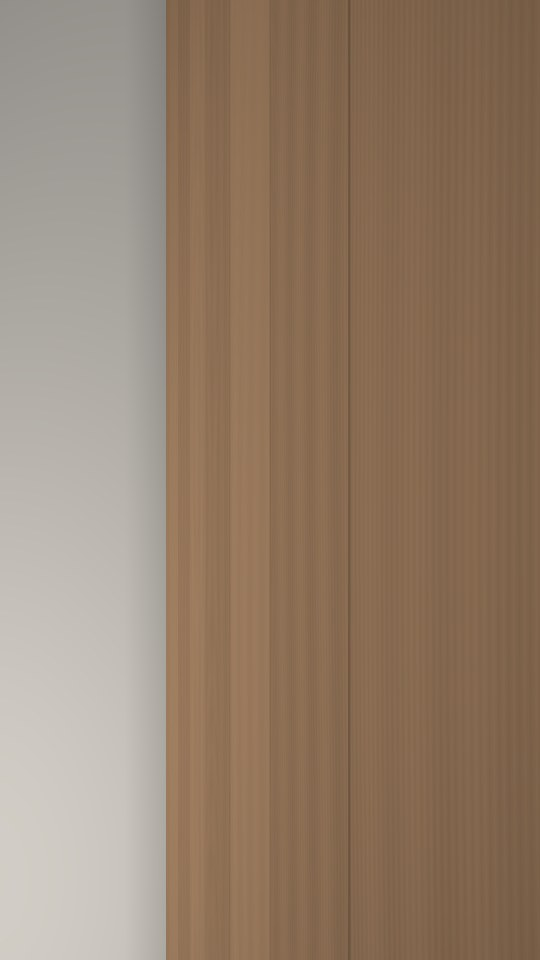
#> input picture tests/showcase/fixtures/desk_photo_exif6.jpg, 540 x 960 px
$ python make_exif_photo.py fixtures/desk_photo_exif6.jpg out.png
#> lines starting #> are read from the running program, lines starting #| are printed output that depends on the picture
#!/usr/bin/env python3
"""Showcase golden-image harness (1h-2b): makes fixtures/desk_photo_exif6.jpg, kept in the repository.

The desk photo of make_desk_photo.py stored the way a phone stores a portrait shot: the pixels turned
90 degrees counter-clockwise and an EXIF Orientation of 6 ("turn 90 clockwise to view"). Showcase must
show it upright (backplate_exif fixture). Needs Pillow, so the JPEG is made once and committed; the
harness itself does not run this.

    python make_exif_photo.py <desk_photo.png> <out.jpg>
"""
import sys

from PIL import Image


def main(argv):
    if len(argv) != 3:
        sys.stderr.write(__doc__)
        return 2
    upright = Image.open(argv[1]).convert("RGB")
#> upright is the input picture: PIL image 540x960 RGB; mean R, G, B 149, 127.4, 107.9
    stored = upright.rotate(90, expand=True)   # Pillow turns counter-clockwise
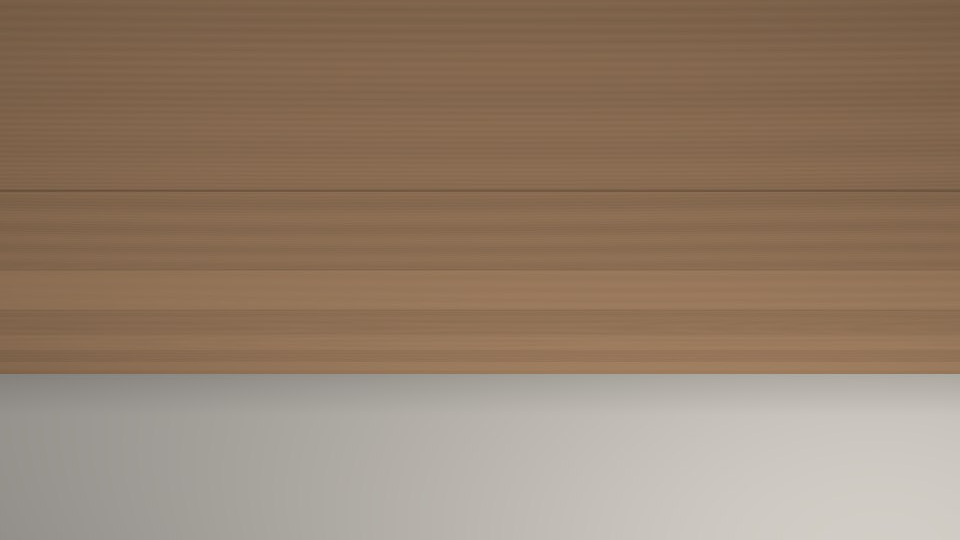
#> stored: PIL image 960x540 RGB; mean R, G, B 149, 127.4, 107.9
    exif = Image.Exif()
    exif[0x0112] = 6
    stored.save(argv[2], "JPEG", quality=88, exif=exif.tobytes())
    return 0


if __name__ == "__main__":
    sys.exit(main(sys.argv))
#> (the program exits here)
